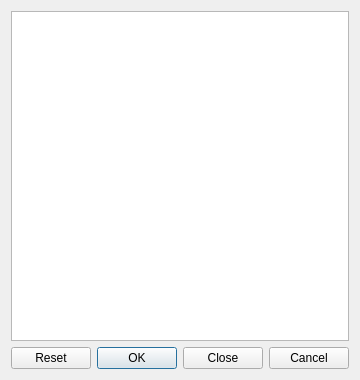
<?xml version="1.0" encoding="UTF-8"?>
<ui version="4.0">
 <class>NumCheckDlg</class>
 <widget class="QDialog" name="NumCheckDlg">
  <property name="windowModality">
   <enum>Qt::NonModal</enum>
  </property>
  <property name="geometry">
   <rect>
    <x>0</x>
    <y>0</y>
    <width>287</width>
    <height>380</height>
   </rect>
  </property>
  <property name="windowTitle">
   <string>Number Check</string>
  </property>
  <layout class="QVBoxLayout" name="verticalLayout">
   <item>
    <widget class="QPlainTextEdit" name="plainTextEdit">
     <property name="font">
      <font>
       <pointsize>12</pointsize>
      </font>
     </property>
     <property name="lineWrapMode">
      <enum>QPlainTextEdit::NoWrap</enum>
     </property>
    </widget>
   </item>
   <item>
    <layout class="QFormLayout" name="formLayout"/>
   </item>
   <item>
    <widget class="QDialogButtonBox" name="buttonBox">
     <property name="standardButtons">
      <set>QDialogButtonBox::Cancel|QDialogButtonBox::Close|QDialogButtonBox::Ok|QDialogButtonBox::Reset</set>
     </property>
    </widget>
   </item>
  </layout>
 </widget>
 <resources/>
 <connections/>
</ui>
